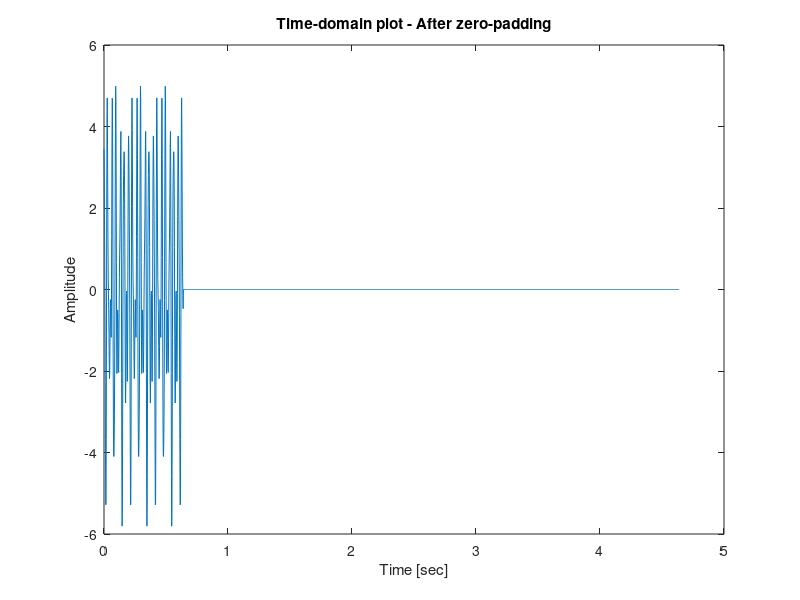
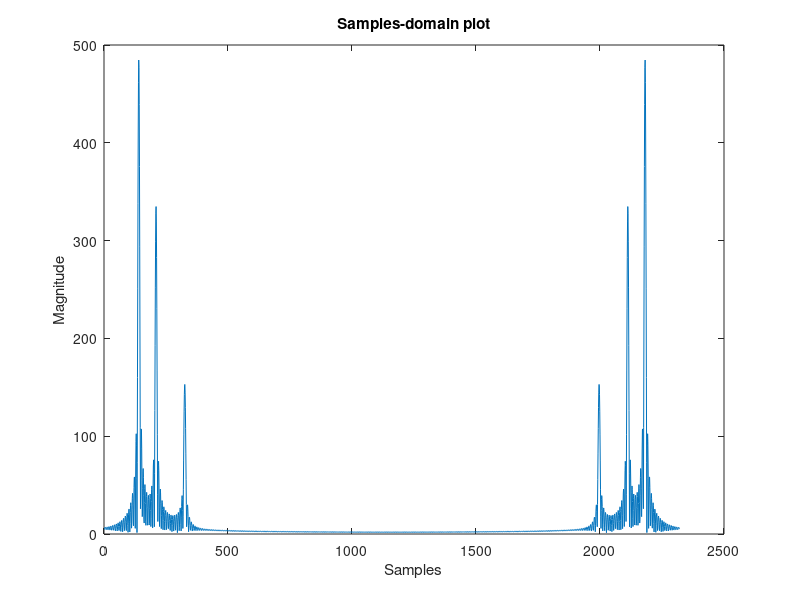
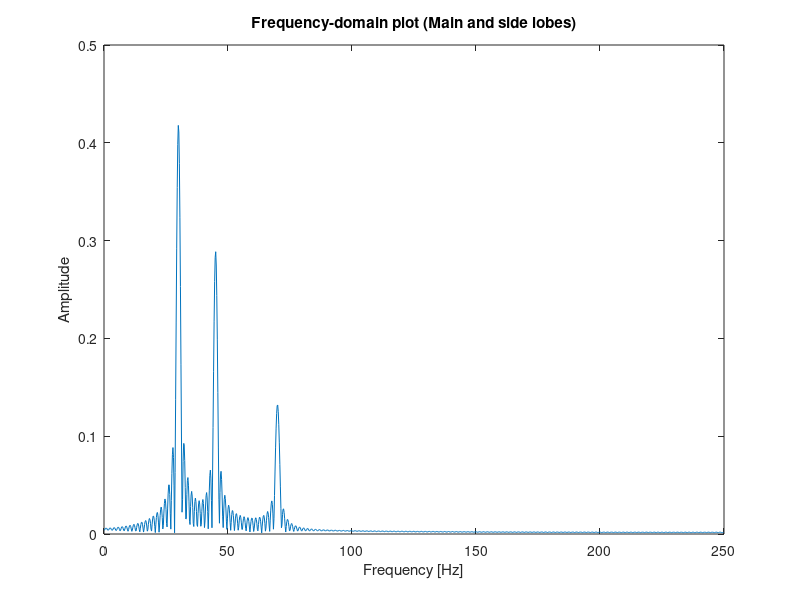

MATLAB code to generate these figures, in order:
clear all
close all
clc

%% C1. New duration != integer number of signal cycles
Fs = 500;                   % Sampling Frequency   [Hz]
duration = 0.64;            % Signal time duration [sec]
Ts = 1 / Fs;                % Sampling period      [sec]
t = 0 : Ts : duration - Ts;
N = length(t);              % Num of samples 
    

%% C2. Signal parameters - Zero padding signal 's'
A1 = 3;     f1 = 30;    phase1 = 0.6;
A2 = 2;     f2 = 45;    phase2 = -0.8;
A3 = 1;     f3 = 70;    phase3 = 2;
s1 = A1*cos(2*pi*f1*t + phase1);
s2 = A2*cos(2*pi*f2*t + phase2);
s3 = A3*cos(2*pi*f3*t + phase3);
s = s1 + s2 + s3;
s = [s zeros(1, 2000)];
t_extra = duration : Ts : duration + 1999*Ts;
t = [t t_extra];

%% C3. Plotting in time-domain
figure();
plot(t, s);
xlabel('Time [sec]');
ylabel('Amplitude');
title('Time-domain plot - After zero-padding');


%% C4. Fast Fourier Transform - Samples
S = fft(s);                     % Also 'N' samples
figure();
plot(abs(S));
xlabel('Samples');
ylabel('Magnitude');
title('Samples-domain plot');


%% C5. Convert samples into frequencies by keeping the LHS of plot
N2 = length(s);
S_oneside = S(1 : N2/2);
f = Fs * (0 : N2/2 - 1) / N2;
S_meg = abs(S_oneside) / (N2/2);
figure();
plot(f, S_meg);
xlabel('Frequency [Hz]');
ylabel('Amplitude');
title('Frequency-domain plot (Main and side lobes)');